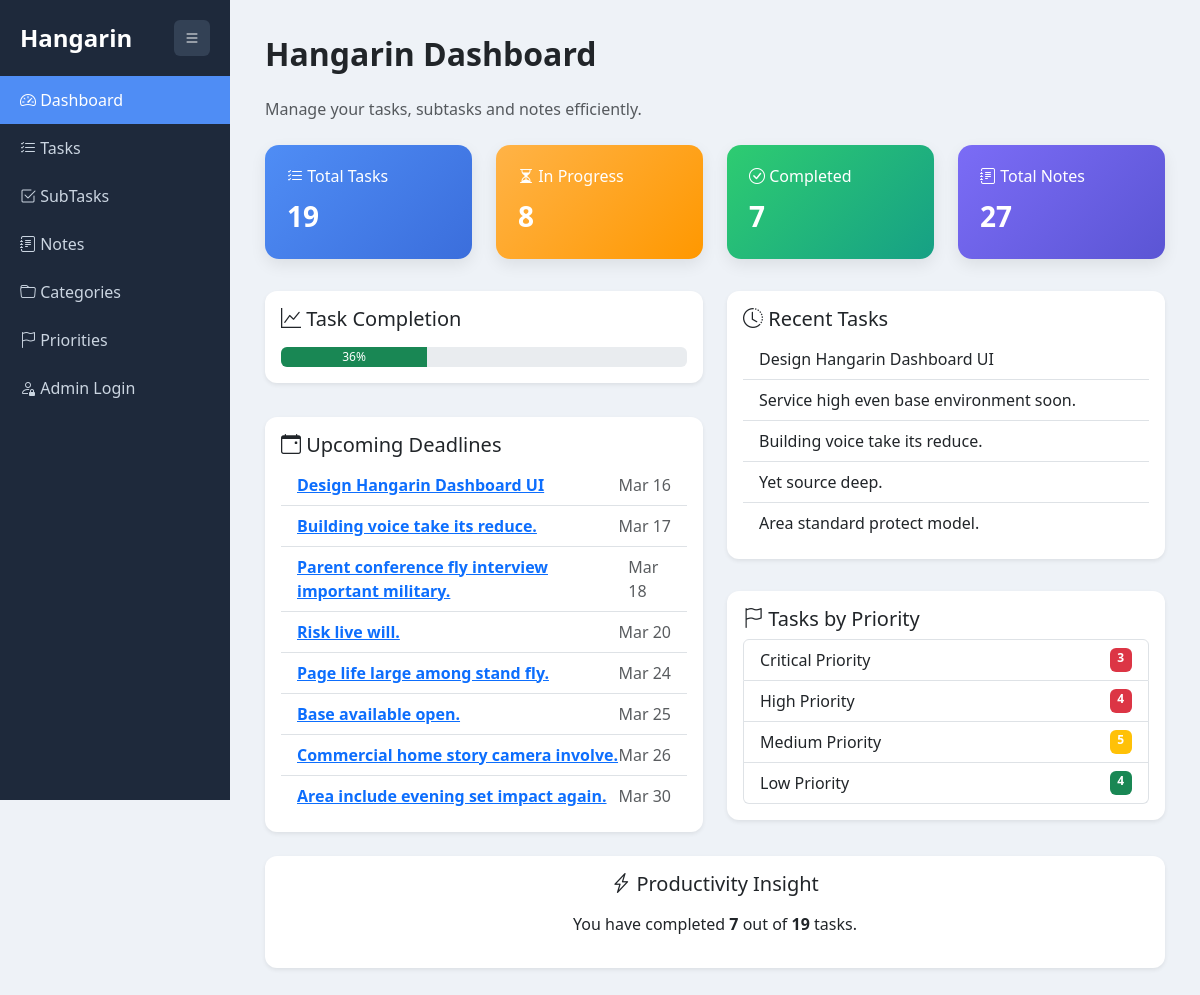
The page / on the database its author committed.
### planner/models.py (models this page shows, shortened)
class BaseModel(models.Model):
    created_at = models.DateTimeField(auto_now_add=True)
    updated_at = models.DateTimeField(auto_now=True)
    class Meta:
        abstract = True

class Task(BaseModel):
    STATUS_CHOICES = [
        ("Pending", "Pending"),
        ("In Progress", "In Progress"),
        ("Completed", "Completed"),
    ]
    title = models.CharField(max_length=255)
    description = models.TextField()
    deadline = models.DateTimeField()
    status = models.CharField(
        max_length=50,
        choices=STATUS_CHOICES,
        default="Pending"
    )
    category = models.ForeignKey(Category, on_delete=models.CASCADE)
    priority = models.ForeignKey(Priority, on_delete=models.CASCADE)

### planner/views.py (the view)
# urls.py: path('', dashboard, name='dashboard'),
def dashboard(request):
    total_tasks = Task.objects.count()
    in_progress = Task.objects.filter(status="In Progress").count()
    completed = Task.objects.filter(status="Completed").count()
    total_notes = Note.objects.count()
    recent_tasks = Task.objects.order_by('-id')[:5]
    upcoming_tasks = Task.objects.filter(
    deadline__gte=now(),
    deadline__isnull=False
).order_by('deadline')[:10]
    high_priority = Task.objects.filter(priority__name="High").count()
    medium_priority = Task.objects.filter(priority__name="Medium").count()
    low_priority = Task.objects.filter(priority__name="Low").count()
    critical_priority = Task.objects.filter(priority__name="Critical").count()
    progress = 0
    if total_tasks > 0:
        progress = int((completed / total_tasks) * 100)
    context = {
        "total_tasks": total_tasks,
        "in_progress": in_progress,
        "completed": completed,
        "total_notes": total_notes,
        "recent_tasks": recent_tasks,
        "upcoming_tasks": upcoming_tasks,
        "progress": progress,
        "critical_priority": critical_priority,
        "high_priority": high_priority,
        "medium_priority": medium_priority,
        "low_priority": low_priority,
    }
    return render(request, "dashboard.html", context)

### templates/dashboard.html (shortened to what this page needs)
{% extends 'base.html' %}
{% block content %}
<h2 class="mb-4 fw-semibold">Hangarin Dashboard</h2>
<p class="text-muted mb-4">Manage your tasks, subtasks and notes efficiently.</p>
<div class="row g-4">
<div class="col-md-3">
<div class="dashboard-card card-blue">
<h6><i class="bi bi-list-check"></i> Total Tasks</h6>
<div class="card-number">{{ total_tasks }}</div>
</div>
</div>
<div class="col-md-3">
<div class="dashboard-card card-orange">
<h6><i class="bi bi-hourglass-split"></i> In Progress</h6>
<div class="card-number">{{ in_progress }}</div>
</div>
</div>
<div class="col-md-3">
<div class="dashboard-card card-green">
<h6><i class="bi bi-check-circle"></i> Completed</h6>
<div class="card-number">{{ completed }}</div>
</div>
</div>
<div class="col-md-3">
<div class="dashboard-card card-purple">
<h6><i class="bi bi-journal-text"></i> Total Notes</h6>
<div class="card-number">{{ total_notes }}</div>
</div>
</div>
</div>
<div class="row g-4 mt-2">
<div class="col-md-6">
<div class="card shadow-sm">
<div class="card-body">
<h5><i class="bi bi-graph-up"></i> Task Completion</h5>
<div class="progress mt-3" style="height:20px;">
<div class="progress-bar bg-success"
     id="taskProgress"
     data-progress="{{ progress }}"
     role="progressbar"
     aria-valuemin="0"
     aria-valuemax="100">
{{ progress }}%
</div>
</div>
</div>
</div>
</div>
<div class="col-md-6">
<div class="card shadow-sm">
<div class="card-body">
<h5><i class="bi bi-clock-history"></i> Recent Tasks</h5>
<ul class="list-group list-group-flush">
{% for task in recent_tasks %}
<li class="list-group-item">
{{ task.title }}
</li>
{% empty %}
<li class="list-group-item text-muted">
No recent tasks
</li>
{% endfor %}
</ul>
</div>
</div>
</div>
</div>
<div class="row g-4 mt-2">
<div class="col-md-6" style="margin-top:-150px;">
<div class="card shadow-sm">
<div class="card-body">
<h5><i class="bi bi-calendar-event"></i> Upcoming Deadlines</h5>
<ul class="list-group list-group-flush">
{% for task in upcoming_tasks %}
<li class="list-group-item d-flex justify-content-between align-items-center">
<a href="{% url 'task_view' task.id %}" class="fw-bold text-primary">
    {{ task.title }}
</a>
<span class="text-muted">
{{ task.deadline|date:"M d" }}
</span>
</li>
{% empty %}
<li class="list-group-item text-muted">
No upcoming deadlines
</li>
{% endfor %}
</ul>
</div>
</div>
</div>
<div class="col-md-6">
<div class="card shadow-sm">
<div class="card-body">
<h5><i class="bi bi-flag"></i> Tasks by Priority</h5>
<ul class="list-group">
<li class="list-group-item d-flex justify-content-between">
Critical Priority
<span class="badge bg-danger">{{ critical_priority }}</span>
</li>
<li class="list-group-item d-flex justify-content-between">
High Priority
<span class="badge bg-danger">{{ high_priority }}</span>
</li>
<li class="list-group-item d-flex justify-content-between">
Medium Priority
<span class="badge bg-warning">{{ medium_priority }}</span>
</li>
<li class="list-group-item d-flex justify-content-between">
Low Priority
<span class="badge bg-success">{{ low_priority }}</span>
</li>
</ul>
</div>
</div>
</div>
</div>
<div class="row mt-4">
<div class="col-md-12">
<div class="card shadow-sm">
<div class="card-body text-center">
<h5><i class="bi bi-lightning-charge"></i> Productivity Insight</h5>
<p class="mt-3">
You have completed
<strong>{{ completed }}</strong> out of
<strong>{{ total_tasks }}</strong> tasks.
</p>
</div>
</div>
</div>
</div>
{% endblock %}

### templates/base.html (style rules this page uses)
body { background:#eef2f7; font-family:'Segoe UI', Tahoma, Geneva, Verdana, sans-serif; }
.dashboard-card { border-radius:14px; padding:22px; color:white; box-shadow:0 6px 16px rgba(0,0,0,0.08); transition:transform 0.2s; }
.card-blue { background:linear-gradient(135deg,#4f8df5,#3b6edc); }
.card-orange { background:linear-gradient(135deg,#ffb347,#ff9800); }
.card-green { background:linear-gradient(135deg,#2ecc71,#16a085); }
.card-purple { background:linear-gradient(135deg,#7b6cf6,#5b55d4); }
.card-number { font-size:28px; font-weight:600; }
.card { border:none; border-radius:12px; }

### rows shown on the page
Task: title "Design Hangarin Dashboard UI", deadline "Mar 16"
Task: title "Service high even base environment soon."
Task: title "Building voice take its reduce.", deadline "Mar 17"
Task: title "Yet source deep."
Task: title "Area standard protect model."
Task: title "Parent conference fly interview important military.", deadline "Mar 18"
Task: title "Risk live will.", deadline "Mar 20"
Task: title "Page life large among stand fly.", deadline "Mar 24"
Task: title "Base available open.", deadline "Mar 25"
Task: title "Commercial home story camera involve.", deadline "Mar 26"
Task: title "Area include evening set impact again.", deadline "Mar 30"

### other values the page prints
{{ total_tasks }} "19"
{{ in_progress }} "8"
{{ completed }} "7"
{{ total_notes }} "27"
{{ progress }} "36"
{{ critical_priority }} "3"
{{ high_priority }} "4"
{{ medium_priority }} "5"
{{ low_priority }} "4"
